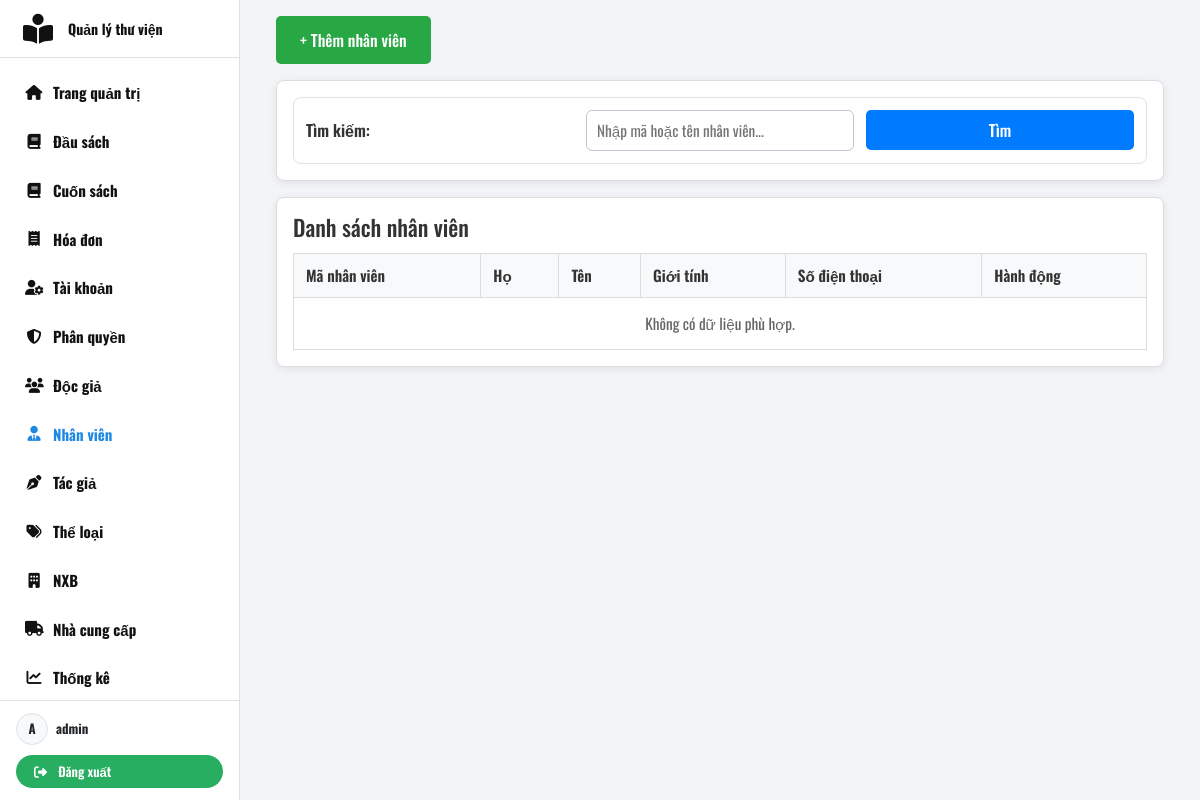
The page /admin/QuanLy/NhanVien/QL_NhanVien.php (signed in) on the database as committed earlier.
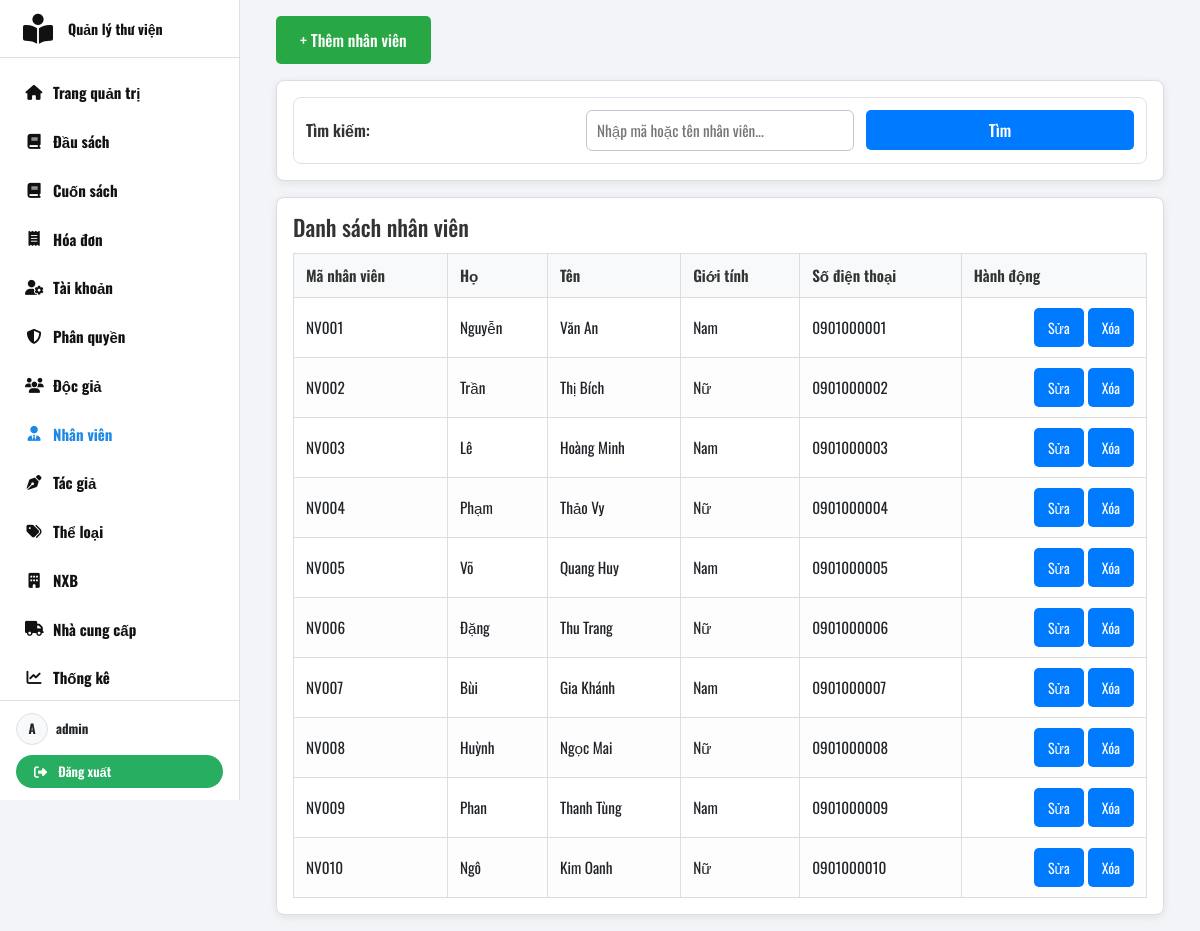
The same page on the database as committed later.
### tables this page shows
CREATE TABLE IF NOT EXISTS `nhanvien` (
  `manv`      varchar(50)  NOT NULL,
  `honv`      varchar(100) DEFAULT NULL,
  `tennv`     varchar(100) DEFAULT NULL,
  `gioitinh`  varchar(10)  DEFAULT NULL,
  `sdt`       varchar(20)  DEFAULT NULL,
  `ngaysinh`  date         DEFAULT NULL,
  PRIMARY KEY (`manv`)
);

### DAO/NhanVienDAO.php (called while the page is built, shortened)
<?php
  class NhanVienDAO {
    public function ToanBoDanhSach($conn) {
      $sql = "SELECT * FROM nhanvien";
      $stmt = $conn->prepare($sql);
      $stmt->execute();
      $result = $stmt->get_result();
      return $result;
    }
  }
?>

### admin/QuanLy/NhanVien/QL_NhanVien.php (the view, shortened to what this page needs)
<!DOCTYPE html>
<html lang="vi">
<head>
    <link rel="stylesheet" href="/assets/bootstrap/css/bootstrap.min.css">
  <link rel="stylesheet" href="../../style.css" />
</head>
<body>
    <?php require_once __DIR__ . '/../../layout/admin_sidebar.php'; ?>
  <?php
    require_once '../../../database/KetNoiDB.php';
    require_once '../../../DAO/NhanVienDAO.php';
    $dao = new NhanVienDAO();
    ?>
    <div class="container">
        <button class="toggle-btn" id="toggleFormBtn">+ Thêm nhân viên</button>
        <div class="panel KhungTimKiem">
            <form method="get" class="search-form">
                <label for="search">Tìm kiếm:</label>
                <input type="text" id="search" name="search" placeholder="Nhập mã hoặc tên nhân viên..." value="<?php echo isset($_GET['search']) ? htmlspecialchars($_GET['search']) : ''; ?>">
                <button type="submit" class="btn">Tìm</button>
            </form>
        </div>
        <div class="panel KhungDanhSach">
            <h2>Danh sách nhân viên</h2>
            <div class="table-responsive">
                <table id="resultTable">
                    <thead>
                        <tr>
                            <th>Mã nhân viên</th>
                            <th>Họ</th>
                            <th>Tên</th>
                            <th>Giới tính</th>
                            <th>Số điện thoại</th>
                            <th>Hành động</th>
                        </tr>
                    </thead>
                    <tbody>
                        <?php
                        if(isset($_GET['search']) && trim($_GET['search']) !== '') {
                            $result = $dao->TimKiem($conn, $_GET['search']);
                        } else {
                            $result = $dao->ToanBoDanhSach($conn);
                        }
                        $hasData = false;
                        while ($row = $result->fetch_assoc()) {
                            $hasData = true;
                            echo "<tr>";
                            echo "<td>" . htmlspecialchars($row['manv']) . "</td>";
                            echo "<td>" . htmlspecialchars($row['honv']) . "</td>";
                            echo "<td>" . htmlspecialchars($row['tennv']) . "</td>";
                            echo "<td>" . htmlspecialchars($row['gioitinh']) . "</td>";
                            echo "<td>" . htmlspecialchars($row['sdt']) . "</td>";
                            echo "<td class='text-end'>" .
                            "<a class='btn btn-sm btn-outline-primary me-1' href='Sua_NhanVien.php?manv=" . urlencode($row['manv']) . "'>Sửa</a>" .
                            "<a class='btn btn-sm btn-outline-danger' href='QL_NhanVien.php?manv=" . urlencode($row['manv']) . "&luachon=Xoa' onclick='return confirm(\"Bạn có chắc muốn xóa nhân viên này?\")'>Xóa</a>" .
                            "</td>";
                            echo "</tr>";
                        }
                        if (!$hasData) {
                            echo "<tr><td colspan='7' class='empty-state'>Không có dữ liệu phù hợp.</td></tr>";
                        }
                        ?>
                    </tbody>
                </table>
            </div>
        </div>
    </div>
</body>
</html>

Rows that differ between the two databases and show on the page:
added nhanvien: manv "NV001", honv "Nguyễn", tennv "Văn An", gioitinh "Nam", sdt "0901000001"
added nhanvien: manv "NV002", honv "Trần", tennv "Thị Bích", gioitinh "Nữ", sdt "0901000002"
added nhanvien: manv "NV003", honv "Lê", tennv "Hoàng Minh", gioitinh "Nam", sdt "0901000003"
added nhanvien: manv "NV004", honv "Phạm", tennv "Thảo Vy", gioitinh "Nữ", sdt "0901000004"
added nhanvien: manv "NV005", honv "Võ", tennv "Quang Huy", gioitinh "Nam", sdt "0901000005"
added nhanvien: manv "NV006", honv "Đặng", tennv "Thu Trang", gioitinh "Nữ", sdt "0901000006"
added nhanvien: manv "NV007", honv "Bùi", tennv "Gia Khánh", gioitinh "Nam", sdt "0901000007"
added nhanvien: manv "NV008", honv "Huỳnh", tennv "Ngọc Mai", gioitinh "Nữ", sdt "0901000008"
added nhanvien: manv "NV009", honv "Phan", tennv "Thanh Tùng", gioitinh "Nam", sdt "0901000009"
added nhanvien: manv "NV010", honv "Ngô", tennv "Kim Oanh", gioitinh "Nữ", sdt "0901000010"
Other text that changed with them:
text no longer shown: "Không có dữ liệu phù hợp."
